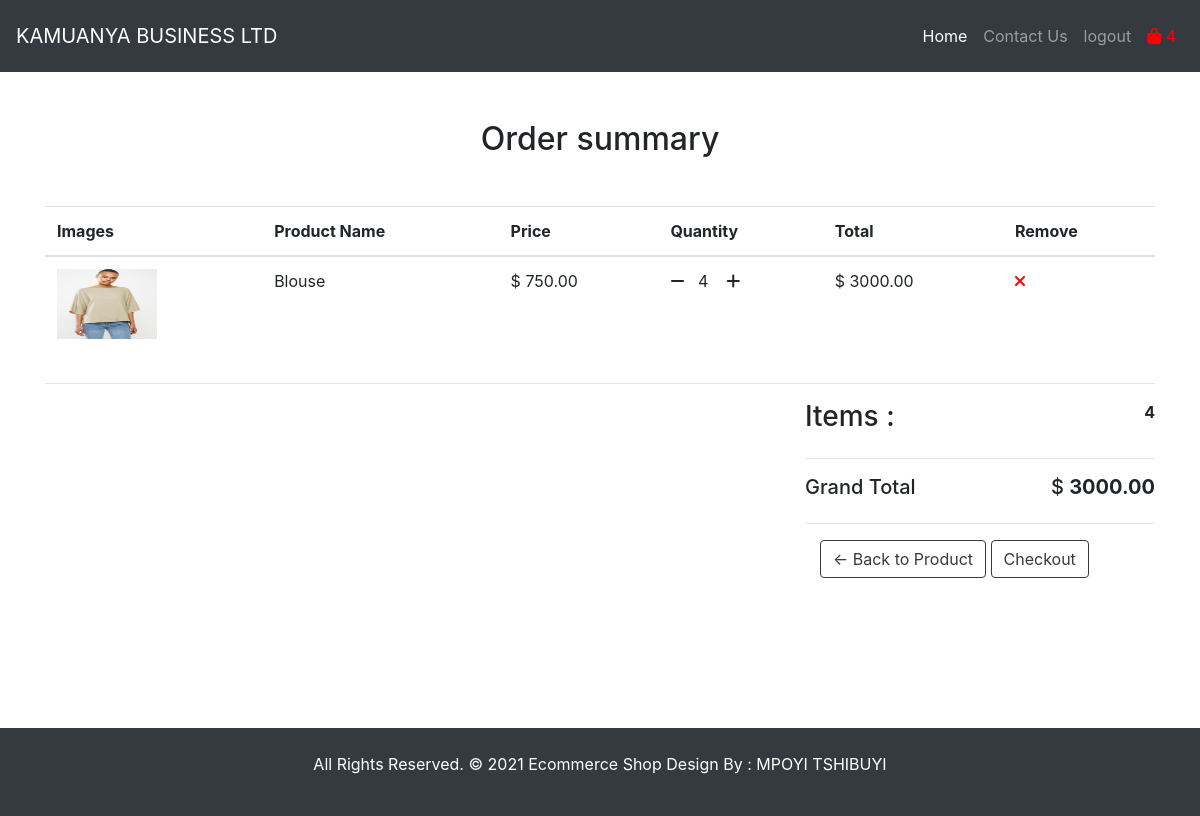
The app's page /cart/ (signed in), older data.
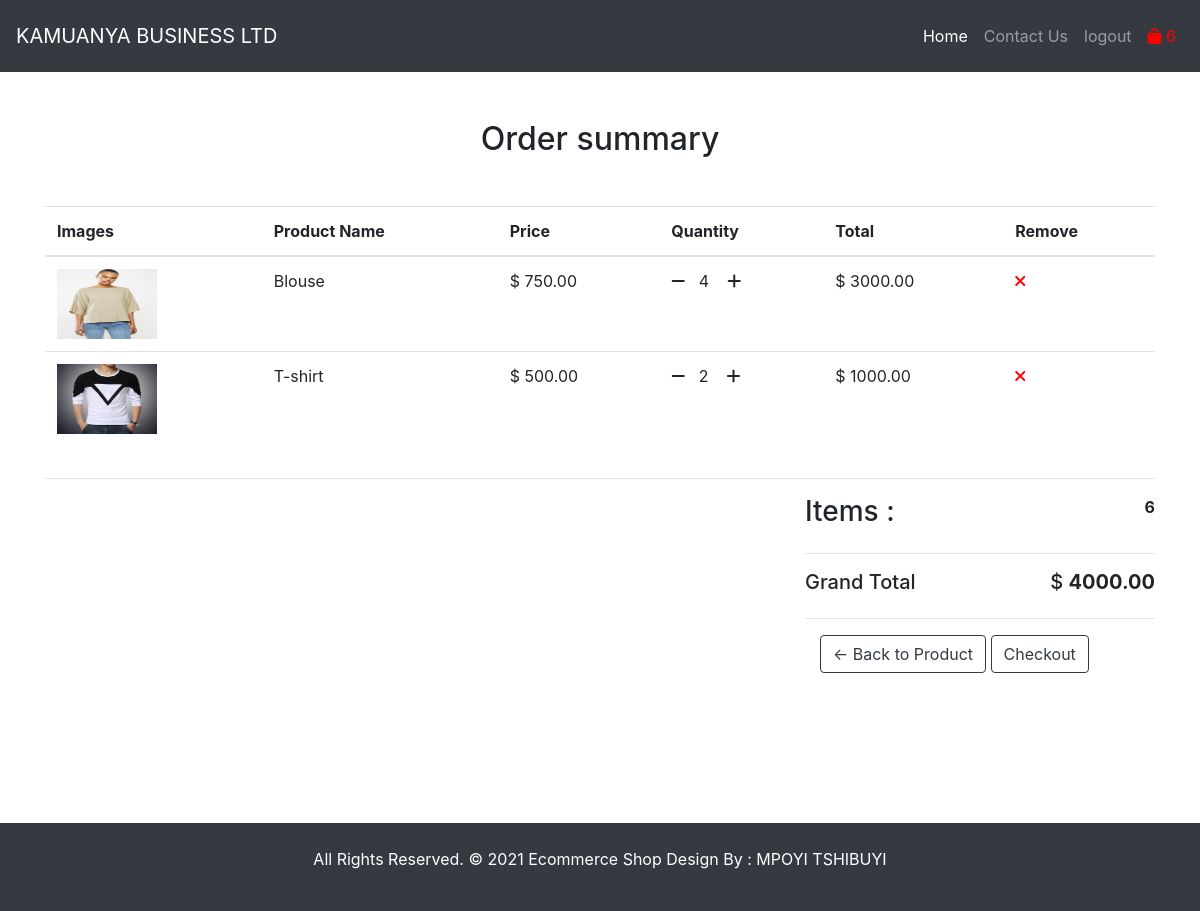
The same page, newer data.
### store/models.py (models this page shows, shortened)
class OrderItem(models.Model):
    user                          = models.ForeignKey(User,             verbose_name="USER",    on_delete=models.CASCADE)
    product                       = models.ForeignKey(Product,          verbose_name="PRODUCT", on_delete=models.CASCADE)
    order                         = models.ForeignKey(Order,            verbose_name="ORDER",   on_delete=models.CASCADE)
    complete                      = models.BooleanField(default=False)
    quantity                      = models.IntegerField("QUANTITY",     default=0)
    date_added                    = models.DateTimeField("DATE ADDED",  auto_now_add= True)
    class Meta:
        app_label   = 'store'
        db_table    = 'OrderItem'
        verbose_name_plural = 'orderitems'
    @property
    def get_total(self):
        total = self.product.price * self.quantity
        return total

class Product(models.Model):
    title                   = models.CharField('TITLE' ,                max_length=120)
    digital                 = models.BooleanField("DIGITAL",                   default=False, blank=True, null=True)
    image                   = models.ImageField('PRODUCT IMAGE',        upload_to='photo/',        blank=True,     null=True)
    description             = models.TextField('DESCRIPTION',           )
    price                   = models.DecimalField('PRICE',              max_digits=19,      default=0,              decimal_places=2,  blank=True)
    discount_price          = models.DecimalField('DISCOUNTED PRICE',   max_digits=19,      default=0,              decimal_places=2,  blank=True)
    top_featured            = models.BooleanField("TOP FEATURE",        default=False,      blank=True, null=True)
    best_seller             = models.BooleanField("BEST SELLER",        default=False,      blank=True, null=True)
    class Meta:
        app_label   = 'store'
        db_table    = 'Product'
        verbose_name_plural = 'products'
    @property
    def image_url(self):
        try:
            url = self.image.url
        except:
            url = ''
        return url

class Order(models.Model):
    user                        = models.ForeignKey(User, on_delete=models.CASCADE)
    date_ordered                = models.DateTimeField(auto_now_add= True)
    complete                    = models.BooleanField(default=False)
    address                     = models.CharField(max_length=120, blank=True, null=True)
    payment                     = models.CharField(max_length=120, blank=True, null=True)
    coupon                      = models.CharField(max_length=120, blank=True, null=True)
    being_delivered             = models.CharField(max_length=120, blank=True, null=True)
    received                    = models.CharField(max_length=120, blank=True, null=True)
    refund_requested            = models.CharField(max_length=120, blank=True, null=True)
    refund_granted              = models.CharField(max_length=120, blank=True, null=True)
    class Meta:
        app_label   = 'store'
        db_table    = 'Order'
        verbose_name_plural = 'orders'
    @property
    def get_cart_total(self):
        orderitems = self.orderitem_set.all()
        total = sum([item.get_total for item in orderitems])
        return total
    @property
    def get_cart_items(self):
        orderitems = self.orderitem_set.all()
        total = sum([item.quantity for item in orderitems])
        return total

### store/views.py (the view)
# urls.py: path('cart/',                                       cart,               name="cart"),
def cart(request):
    template_name = 'store/cart.html'
    if request.user.is_authenticated:
        user = request.user
        order, created = Order.objects.get_or_create(
            user = user,
            complete = False
        )
        items = order.orderitem_set.all()
        cartItems = order.get_cart_items
    else:
        items = []
        order = {'get_cart_total':0, 'get_cart_items': 0, 'sipping':False}
        cartItems = order['get_cart_items']
    context = {'items': items, 'order': order, 'cartItems':cartItems}
    return render(request, template_name, context)

### store/templates/store/cart.html (shortened to what this page needs)
{% extends 'base.html' %}
{% block content %}
<div class="cart-box-main mt-5 " style="margin-bottom: 150px;">
    <div class="container">
        <h2 class="text-center mb-5"> Order summary</h2>
        <div class="row">
            <div class="col-lg-12">
                <div class="table-main table-responsive  ">
                    <table  class="table color-darker" >
                        <thead>
                        <tr>
                            <th>Images</th>
                            <th>Product Name</th>
                            <th>Price</th>
                            <th>Quantity</th>
                            <th>Total</th>
                            <th>Remove</th>
                        </tr>
                        </thead>
                        <tbody>
                        {% for item in items %}
                        <tr>
                            <td class="thumbnail-img">
                                <a href="#">
                                    <img alt="" class="img-fluid" style="" src="{{ item.product.image_url }}"/>
                                </a>
                            </td>
                            <td>
                                <p>
                                    {{ item.product.title }}
                                </p>
                            </td>
                            <td >
                                <p>$ {{ item.product.price }} </p>
                            </td>
                            <td class="quantity-box "><i class="fa fa-minus chg-quantity  update-cart cursor-pointer"  data-action="remove"
                                data-product="{{ item.product.id }}" aria-hidden="true"></i>&nbsp; &nbsp;{{ item.quantity }}&nbsp; &nbsp; <i class="fa fa-plus chg-quantity update-cart pe-auto" data-action="add"
                                data-product="{{ item.product.id }}" aria-hidden="true"></i></td>
                            <td class="total-pr">
                                <p>$ {{ item.get_total }}</p>
                            </td>
                            <td class="remove-pr quantity-box "  style="color:red;">
                                    <i class="fas fa-times chg-quantity update-cart" data-action="delete"
                                data-product="{{ item.product.id }}"></i>
                            </td>
                        </tr>
                        {% endfor %}
                        </tbody>
                    </table>
                </div>
            </div>
        </div>
        <hr>
        <div class="row my-3 ">
            <div class="col-lg-8 col-sm-12"></div>
            <div class="col-lg-4 col-sm-12">
                <div class="order-box">
                      <div class="d-flex">
                        <h3>Items : </h3>
                        <div class="ml-auto font-weight-bold">{{ order.get_cart_items }} </div>
                    </div>
                    <hr>
                    <div class="d-flex gr-total">
                        <h5>Grand Total</h5>
                        <div class="ml-auto h5">  $ <b>{{ order.get_cart_total }}</b> </div>
                    </div>
                    <hr>
                <div class="container float-right">
                    <a class="btn btn-outline-dark" href="{% url 'store:home' %}">&#x2190; Back to Product</a>
                    <a class="ml-auto btn  btn-outline-dark hvr-hover" href="{% url 'store:checkout' %}">Checkout</a>
                </div>
                </div>
            </div>
        </div>
    </div>
</div>
{% endblock content %}

### store/templates/base.html (shortened to what this page needs)
<!DOCTYPE html>
{% load static %}
<html lang="en">
<head>
    <link rel="stylesheet" href="https://maxcdn.bootstrapcdn.com/bootstrap/4.0.0/css/bootstrap.min.css" >
    <link rel="stylesheet" href="https://cdnjs.cloudflare.com/ajax/libs/font-awesome/6.0.0-beta2/css/all.min.css">
</head>
<body>
{% include 'includes/navbar.html'  with  brand_name="KAMUANYA BUSINESS LTD" %}
{% block content %}
{% endblock content %}
{% include 'includes/footer.html'  %}
</body>
</html>

### store/templates/includes/navbar.html (shortened to what this page needs)
{% load static %}
<nav class="navbar navbar-expand-lg navbar-dark bg-dark sticky-top py-3 ">
    <a class="navbar-brand" href="#">{{ brand_name }}</a>
    <div class="collapse navbar-collapse" id="navbarNav">
        <ul class="navbar-nav ml-auto">
            <li class="nav-item active">
                <a class="nav-link" href="{% url 'store:home' %}">Home <span class="sr-only">(current)</span></a>
            </li>
            <li class="nav-item">
                <a class="nav-link" href="#">Contact Us</a>
            </li>
            {% if request.user.is_authenticated %}
            <li class="nav-item">
                <a class="nav-link" href="#">logout</a>
            </li>
            {% endif %}
            <li class="nav-item">
                <a class="nav-link " href="{% url 'store:cart' %}" style="color:red;"> <i class="fa fa-shopping-bag"></i> {{ cartItems }}</a>
            </li>
        </ul>
    </div>
</nav>

### store/templates/includes/footer.html
<div class="footer-copyright bg-dark py-4 mt-5" style="color: white; text-align: center;">
    <p class="footer-company">All Rights Reserved. &copy; 2021 <a href="#" style="color:white;">Ecommerce Shop</a> Design By :
        <a href="#" style="color:white;">MPOYI TSHIBUYI</a></p>
</div>

### store/templates/includes/scripts.html (shortened to what this page needs)
{% load static %}

### store/templates/store/cart.html (style rules this page uses)
.img-fluid { width: 100px; height: 70px; }
.quantity-box { cursor: pointer; }

Row changes from the older to the newer data that the page shows:
removed Order: get_cart_items "4", get_cart_total "3000.00"
added OrderItem: product.image_url (picture), product "T-shirt", product.price "500.00", quantity "2", get_total "1000.00"
added Order: get_cart_items "6", get_cart_total "4000.00"
Text that changed along with them:
{{ cartItems }}: "4" → "6"
